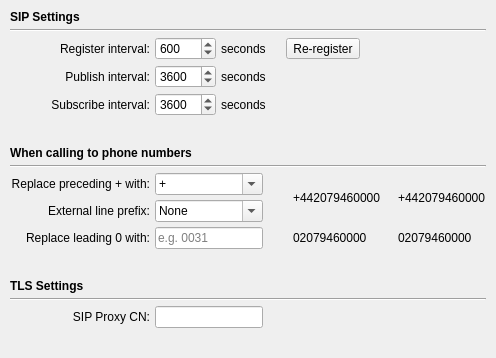
          <widget class="QWidget" name="advanced_tab">
           <attribute name="title">
            <string>Advanced</string>
           </attribute>
           <layout class="QGridLayout" name="advanced_tab_layout">
            <property name="leftMargin">
             <number>10</number>
            </property>
            <property name="topMargin">
             <number>10</number>
            </property>
            <property name="rightMargin">
             <number>10</number>
            </property>
            <property name="bottomMargin">
             <number>10</number>
            </property>
            <property name="spacing">
             <number>5</number>
            </property>
            <item row="0" column="0" colspan="3">
             <widget class="QWidget" name="sip_settings_widget" native="true">
              <layout class="QGridLayout" name="sip_settings_widget_layout">
               <property name="leftMargin">
                <number>0</number>
               </property>
               <property name="topMargin">
                <number>0</number>
               </property>
               <property name="rightMargin">
                <number>0</number>
               </property>
               <property name="bottomMargin">
                <number>0</number>
               </property>
               <property name="spacing">
                <number>5</number>
               </property>
               <item row="0" column="0" colspan="6">
                <widget class="QLabel" name="sip_settings_label">
                 <property name="font">
                  <font>
                   <weight>75</weight>
                   <bold>true</bold>
                  </font>
                 </property>
                 <property name="text">
                  <string>SIP Settings</string>
                 </property>
                </widget>
               </item>
               <item row="5" column="0" colspan="6">
                <spacer name="sip_settings_spacer">
                 <property name="orientation">
                  <enum>Qt::Vertical</enum>
                 </property>
                 <property name="sizeType">
                  <enum>QSizePolicy::Fixed</enum>
                 </property>
                 <property name="sizeHint" stdset="0">
                  <size>
                   <width>20</width>
                   <height>25</height>
                  </size>
                 </property>
                </spacer>
               </item>
               <item row="1" column="0" colspan="6">
                <widget class="Line" name="line_9">
                 <property name="orientation">
                  <enum>Qt::Horizontal</enum>
                 </property>
                </widget>
               </item>
               <item row="3" column="2">
                <widget class="QLabel" name="publish_interval_seconds_label">
                 <property name="text">
                  <string>seconds</string>
                 </property>
                </widget>
               </item>
               <item row="2" column="3">
                <spacer name="sip_settings_spacer_2">
                 <property name="orientation">
                  <enum>Qt::Horizontal</enum>
                 </property>
                 <property name="sizeType">
                  <enum>QSizePolicy::Fixed</enum>
                 </property>
                 <property name="sizeHint" stdset="0">
                  <size>
                   <width>10</width>
                   <height>20</height>
                  </size>
                 </property>
                </spacer>
               </item>
               <item row="4" column="1">
                <widget class="QSpinBox" name="subscribe_interval">
                 <property name="minimum">
                  <number>30</number>
                 </property>
                 <property name="maximum">
                  <number>20000</number>
                 </property>
                 <property name="singleStep">
                  <number>10</number>
                 </property>
                 <property name="value">
                  <number>3600</number>
                 </property>
                </widget>
               </item>
               <item row="3" column="0">
                <widget class="QLabel" name="publish_interval_label">
                 <property name="text">
                  <string>Publish interval:</string>
                 </property>
                 <property name="alignment">
                  <set>Qt::AlignRight|Qt::AlignTrailing|Qt::AlignVCenter</set>
                 </property>
                </widget>
               </item>
               <item row="4" column="0">
                <widget class="QLabel" name="subscribe_interval_label">
                 <property name="text">
                  <string>Subscribe interval:</string>
                 </property>
                 <property name="alignment">
                  <set>Qt::AlignRight|Qt::AlignTrailing|Qt::AlignVCenter</set>
                 </property>
                </widget>
               </item>
               <item row="2" column="0">
                <widget class="QLabel" name="register_interval_label">
                 <property name="minimumSize">
                  <size>
                   <width>140</width>
                   <height>0</height>
                  </size>
                 </property>
                 <property name="text">
                  <string>Register interval:</string>
                 </property>
                 <property name="alignment">
                  <set>Qt::AlignRight|Qt::AlignTrailing|Qt::AlignVCenter</set>
                 </property>
                </widget>
               </item>
               <item row="2" column="2">
                <widget class="QLabel" name="register_interval_seconds_label">
                 <property name="text">
                  <string>seconds</string>
                 </property>
                </widget>
               </item>
               <item row="2" column="1">
                <widget class="QSpinBox" name="register_interval">
                 <property name="minimum">
                  <number>30</number>
                 </property>
                 <property name="maximum">
                  <number>20000</number>
                 </property>
                 <property name="singleStep">
                  <number>10</number>
                 </property>
                 <property name="value">
                  <number>600</number>
                 </property>
                </widget>
               </item>
               <item row="2" column="4">
                <widget class="QToolButton" name="reregister_button">
                 <property name="text">
                  <string>Re-register</string>
                 </property>
                 <property name="icon">
                  <iconset>
                   <normaloff>icons/refresh.png</normaloff>icons/refresh.png</iconset>
                 </property>
                 <property name="iconSize">
                  <size>
                   <width>16</width>
                   <height>16</height>
                  </size>
                 </property>
                 <property name="toolButtonStyle">
                  <enum>Qt::ToolButtonTextBesideIcon</enum>
                 </property>
                </widget>
               </item>
               <item row="3" column="1">
                <widget class="QSpinBox" name="publish_interval">
                 <property name="minimum">
                  <number>30</number>
                 </property>
                 <property name="maximum">
                  <number>20000</number>
                 </property>
                 <property name="singleStep">
                  <number>10</number>
                 </property>
                 <property name="value">
                  <number>3600</number>
                 </property>
                </widget>
               </item>
               <item row="2" column="5">
                <spacer name="sip_settings_spacer_3">
                 <property name="orientation">
                  <enum>Qt::Horizontal</enum>
                 </property>
                 <property name="sizeHint" stdset="0">
                  <size>
                   <width>40</width>
                   <height>20</height>
                  </size>
                 </property>
                </spacer>
               </item>
               <item row="4" column="2">
                <widget class="QLabel" name="subscribe_interval_seconds_label">
                 <property name="text">
                  <string>seconds</string>
                 </property>
                </widget>
               </item>
              </layout>
             </widget>
            </item>
            <item row="2" column="0" colspan="3">
             <widget class="QLabel" name="account_tls_settings_label">
              <property name="font">
               <font>
                <weight>75</weight>
                <bold>true</bold>
               </font>
              </property>
              <property name="styleSheet">
               <string notr="true">m</string>
              </property>
              <property name="text">
               <string>TLS Settings</string>
              </property>
             </widget>
            </item>
            <item row="5" column="0">
             <widget class="QLabel" name="account_peer_name_label">
              <property name="sizePolicy">
               <sizepolicy hsizetype="Fixed" vsizetype="Preferred">
                <horstretch>0</horstretch>
                <verstretch>0</verstretch>
               </sizepolicy>
              </property>
              <property name="minimumSize">
               <size>
                <width>140</width>
                <height>0</height>
               </size>
              </property>
              <property name="text">
               <string>SIP Proxy CN:</string>
              </property>
              <property name="alignment">
               <set>Qt::AlignRight|Qt::AlignTrailing|Qt::AlignVCenter</set>
              </property>
             </widget>
            </item>
            <item row="3" column="0" colspan="3">
             <widget class="Line" name="line_11">
              <property name="orientation">
               <enum>Qt::Horizontal</enum>
              </property>
             </widget>
            </item>
            <item row="1" column="0" colspan="3">
             <widget class="QWidget" name="pstn_widget" native="true">
              <layout class="QGridLayout" name="pstn_widget_layout">
               <property name="leftMargin">
                <number>0</number>
               </property>
               <property name="topMargin">
                <number>0</number>
               </property>
               <property name="rightMargin">
                <number>0</number>
               </property>
               <property name="bottomMargin">
                <number>0</number>
               </property>
               <property name="spacing">
                <number>5</number>
               </property>
               <item row="0" column="0" colspan="5">
                <widget class="QLabel" name="pstn_label">
                 <property name="font">
                  <font>
                   <weight>75</weight>
                   <bold>true</bold>
                  </font>
                 </property>
                 <property name="text">
                  <string>When calling to phone numbers</string>
                 </property>
                </widget>
               </item>
               <item row="1" column="0" colspan="5">
                <widget class="Line" name="line_10">
                 <property name="orientation">
                  <enum>Qt::Horizontal</enum>
                 </property>
                </widget>
               </item>
               <item row="2" column="0">
                <widget class="QLabel" name="idd_prefix_label">
                 <property name="minimumSize">
                  <size>
                   <width>140</width>
                   <height>0</height>
                  </size>
                 </property>
                 <property name="text">
                  <string>Replace preceding + with:</string>
                 </property>
                 <property name="alignment">
                  <set>Qt::AlignRight|Qt::AlignTrailing|Qt::AlignVCenter</set>
                 </property>
                </widget>
               </item>
               <item row="2" column="1">
                <widget class="QComboBox" name="idd_prefix_button">
                 <property name="editable">
                  <bool>true</bool>
                 </property>
                 <item>
                  <property name="text">
                   <string>+</string>
                  </property>
                 </item>
                 <item>
                  <property name="text">
                   <string>00</string>
                  </property>
                 </item>
                 <item>
                  <property name="text">
                   <string>011</string>
                  </property>
                 </item>
                </widget>
               </item>
               <item row="3" column="0">
                <widget class="QLabel" name="prefix_label">
                 <property name="text">
                  <string>External line prefix:</string>
                 </property>
                 <property name="alignment">
                  <set>Qt::AlignRight|Qt::AlignTrailing|Qt::AlignVCenter</set>
                 </property>
                </widget>
               </item>
               <item row="3" column="1">
                <widget class="QComboBox" name="prefix_button">
                 <property name="editable">
                  <bool>true</bool>
                 </property>
                 <item>
                  <property name="text">
                   <string>None</string>
                  </property>
                 </item>
                 <item>
                  <property name="text">
                   <string>0</string>
                  </property>
                 </item>
                 <item>
                  <property name="text">
                   <string>9</string>
                  </property>
                 </item>
                </widget>
               </item>
               <item row="2" column="2" rowspan="2">
                <widget class="QLabel" name="pstn_example_original_label">
                 <property name="text">
                  <string>+442079460000</string>
                 </property>
                 <property name="indent">
                  <number>25</number>
                 </property>
                </widget>
               </item>
               <item row="2" column="3" rowspan="2">
                <widget class="QLabel" name="pstn_example_arrow_label">
                 <property name="maximumSize">
                  <size>
                   <width>42</width>
                   <height>32</height>
                  </size>
                 </property>
                 <property name="text">
                  <string/>
                 </property>
                 <property name="pixmap">
                  <pixmap>icons/transform.png</pixmap>
                 </property>
                 <property name="scaledContents">
                  <bool>true</bool>
                 </property>
                 <property name="alignment">
                  <set>Qt::AlignCenter</set>
                 </property>
                 <property name="margin">
                  <number>6</number>
                 </property>
                </widget>
               </item>
               <item row="2" column="4" rowspan="2">
                <widget class="QLabel" name="pstn_example_transformed_label">
                 <property name="sizePolicy">
                  <sizepolicy hsizetype="Expanding" vsizetype="Preferred">
                   <horstretch>0</horstretch>
                   <verstretch>0</verstretch>
                  </sizepolicy>
                 </property>
                 <property name="text">
                  <string>+442079460000</string>
                 </property>
                </widget>
               </item>
               <item row="4" column="0">
                <widget class="QLabel" name="replace_leading_zero_label">
                 <property name="text">
                  <string>Replace leading 0 with:</string>
                 </property>
                 <property name="alignment">
                  <set>Qt::AlignRight|Qt::AlignTrailing|Qt::AlignVCenter</set>
                 </property>
                </widget>
               </item>
               <item row="4" column="1">
                <widget class="QLineEdit" name="replace_leading_zero_editor">
                 <property name="toolTip">
                  <string>Replace the single leading 0 of a national telephone number with this prefix, normally the international access code followed by your country code (e.g. 0031). Numbers already starting with 00 or + are left alone. It also tells Blink which country you are in.</string>
                 </property>
                 <property name="placeholderText">
                  <string>e.g. 0031</string>
                 </property>
                </widget>
               </item>
               <item row="4" column="2">
                <widget class="QLabel" name="pstn_national_example_original_label">
                 <property name="text">
                  <string>02079460000</string>
                 </property>
                 <property name="indent">
                  <number>25</number>
                 </property>
                </widget>
               </item>
               <item row="4" column="3">
                <widget class="QLabel" name="pstn_national_example_arrow_label">
                 <property name="maximumSize">
                  <size>
                   <width>42</width>
                   <height>32</height>
                  </size>
                 </property>
                 <property name="text">
                  <string/>
                 </property>
                 <property name="pixmap">
                  <pixmap>icons/transform.png</pixmap>
                 </property>
                 <property name="scaledContents">
                  <bool>true</bool>
                 </property>
                 <property name="alignment">
                  <set>Qt::AlignCenter</set>
                 </property>
                 <property name="margin">
                  <number>6</number>
                 </property>
                </widget>
               </item>
               <item row="4" column="4">
                <widget class="QLabel" name="pstn_national_example_transformed_label">
                 <property name="text">
                  <string>02079460000</string>
                 </property>
                </widget>
               </item>
               <item row="5" column="0" colspan="5">
                <spacer name="pstn_spacer">
                 <property name="orientation">
                  <enum>Qt::Vertical</enum>
                 </property>
                 <property name="sizeType">
                  <enum>QSizePolicy::Fixed</enum>
                 </property>
                 <property name="sizeHint" stdset="0">
                  <size>
                   <width>20</width>
                   <height>25</height>
                  </size>
                 </property>
                </spacer>
               </item>
              </layout>
             </widget>
            </item>
            <item row="5" column="1" colspan="2">
             <widget class="QLineEdit" name="account_tls_name_editor">
              <property name="sizePolicy">
               <sizepolicy hsizetype="Fixed" vsizetype="Fixed">
                <horstretch>0</horstretch>
                <verstretch>0</verstretch>
               </sizepolicy>
              </property>
              <property name="toolTip">
               <string>&lt;html&gt;&lt;head/&gt;&lt;body&gt;&lt;p&gt;Verify the remote TLS certifcate Common Name against this name&lt;/p&gt;&lt;/body&gt;&lt;/html&gt;</string>
              </property>
             </widget>
            </item>
            <item row="6" column="1">
             <spacer name="account_tls_settings_spacer">
              <property name="orientation">
               <enum>Qt::Vertical</enum>
              </property>
              <property name="sizeType">
               <enum>QSizePolicy::Expanding</enum>
              </property>
              <property name="sizeHint" stdset="0">
               <size>
                <width>20</width>
                <height>20</height>
               </size>
              </property>
             </spacer>
            </item>
           </layout>
          </widget>
